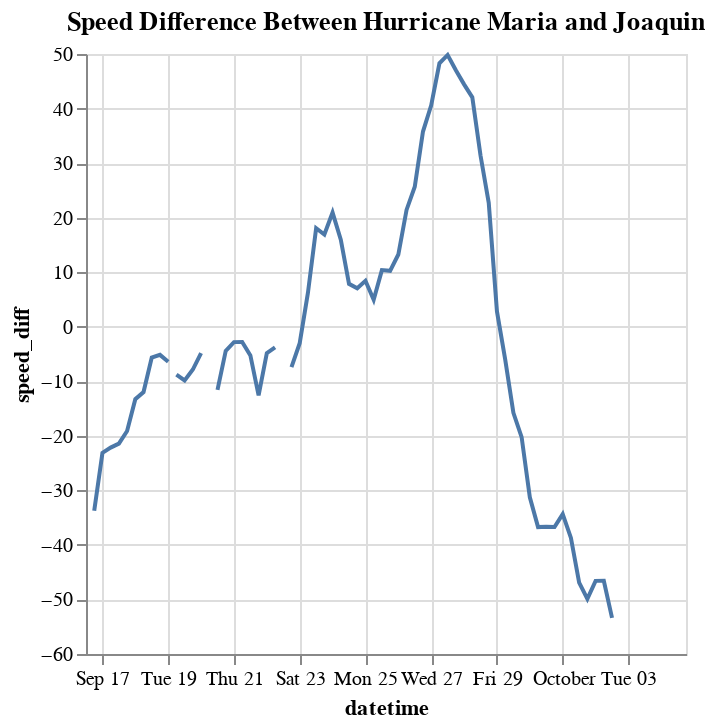

Notebook source saved alongside this figure:
### Code cell
# visulize the difference over time
# note three gaps can be identified in the curve, the same as shown in the A5 instruction
vis_diff = alt.Chart(df_diff).mark_line().encode(
    x='datetime:T',
    y='speed_diff:Q'
).properties(
    title='Speed Difference Between Hurricane Maria and Joaquin'
)
vis_diff
